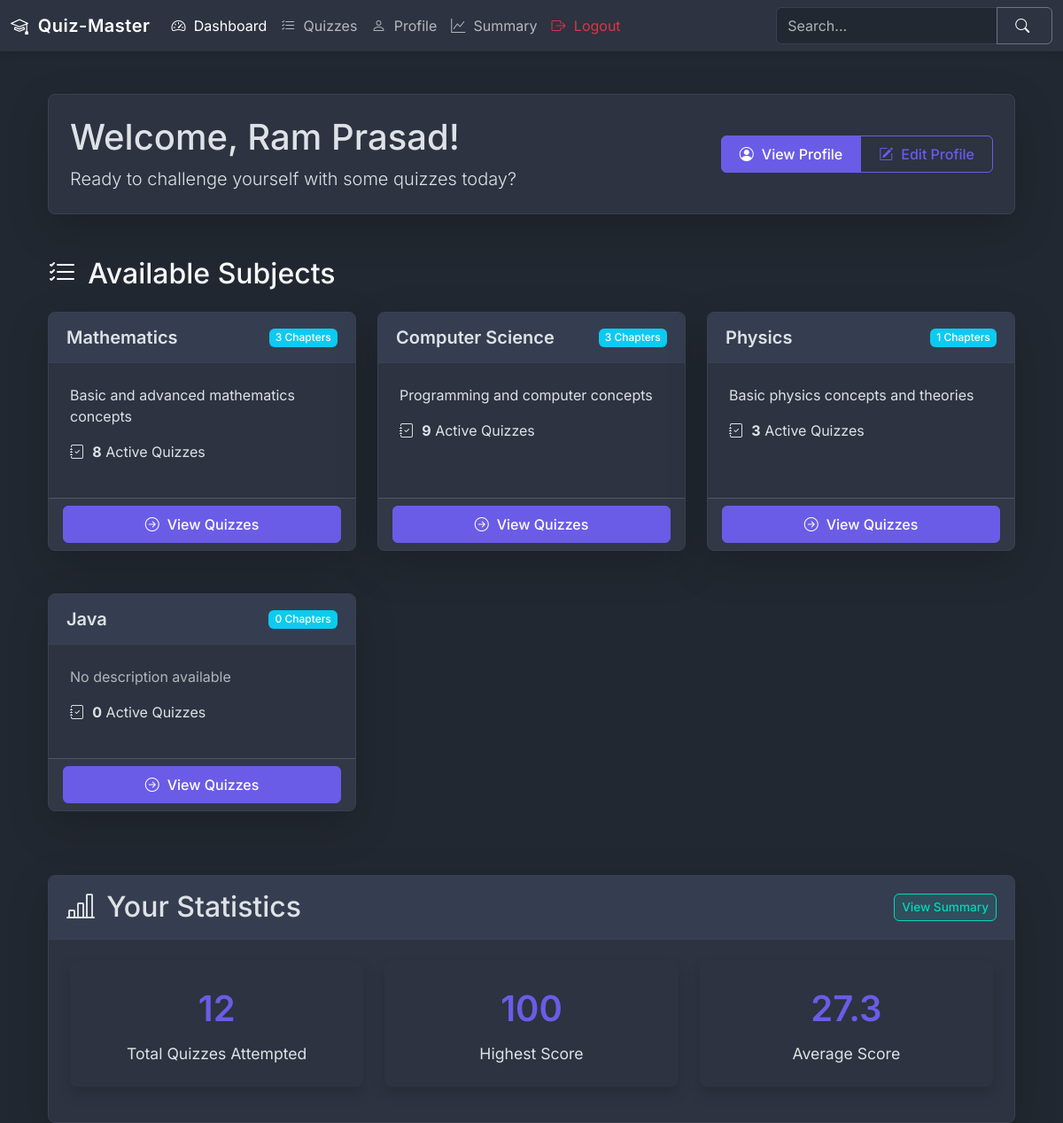
The page /dashboard (signed in) on the database its author committed.
### models.py (models this page shows)
class User(db.Model):
    id = db.Column(db.Integer, primary_key=True)
    email = db.Column(db.String(30), unique=True, nullable=False)
    password = db.Column(db.String(256), nullable=False)
    fullName = db.Column(db.String(50))
    qualification = db.Column(db.String(50))
    dob = db.Column(db.DateTime)
    created_at = db.Column(db.DateTime, default=datetime.now(timezone.utc))
    quiz_attempts = db.relationship('QuizAttempt', backref='user', lazy=True)
    scores = db.relationship('Score', backref='user', lazy=True)

class Subject(db.Model):
    id = db.Column(db.Integer, primary_key=True)
    name = db.Column(db.String(50), unique=True, nullable=False, index=True)
    description = db.Column(db.Text)
    created_at = db.Column(db.DateTime, default=datetime.now(timezone.utc))
    updated_at = db.Column(db.DateTime, default=datetime.now(timezone.utc), onupdate=datetime.now(timezone.utc))
    chapters = db.relationship('Chapter', backref='subject', lazy=True)

### routes/user_routes.py (the view)
@app.route('/dashboard')
@login_required
def dashboard():
    user_id = session.get('user_id')
    user = User.query.get(user_id)
    now = datetime.now(timezone.utc)
    subjects = Subject.query.all()
    subject_quiz_counts = {}
    for subject in subjects:
        subject.chapters = Chapter.query.filter_by(subject_id=subject.id).all()
        active_quiz_count = 0
        for chapter in subject.chapters:
            chapter.quizzes = Quiz.query.filter_by(chapter_id=chapter.id).all()
            for quiz in chapter.quizzes:
                if quiz.start_date and quiz.start_date.tzinfo is None:
                    db.session.query(Quiz).filter_by(id=quiz.id).update({
                        'start_date': quiz.start_date.replace(tzinfo=timezone.utc)
                    })
                if quiz.end_date and quiz.end_date.tzinfo is None:
                    db.session.query(Quiz).filter_by(id=quiz.id).update({
                        'end_date': quiz.end_date.replace(tzinfo=timezone.utc)
                    })
                if quiz.is_active:
                    active_quiz_count += 1
            if any(quiz.start_date.tzinfo is None for quiz in chapter.quizzes if quiz.start_date) or \
               any(quiz.end_date.tzinfo is None for quiz in chapter.quizzes if quiz.end_date):
                db.session.commit()
                chapter.quizzes = Quiz.query.filter_by(chapter_id=chapter.id).all()
        subject_quiz_counts[subject.id] = active_quiz_count
    highest_score = db.session.query(db.func.max(Score.total_scored)).filter_by(user_id=user_id).scalar()
    average_score = db.session.query(db.func.avg(Score.total_scored)).filter_by(user_id=user_id).scalar()
    total_quizzes = QuizAttempt.query.filter_by(user_id=user_id).count()
    recent_scores = Score.query.filter_by(user_id=user_id)\
        .order_by(Score.created_at.desc())\
        .limit(5)\
        .all()
    recent_attempts = []
    for score in recent_scores:
        quiz = Quiz.query.get(score.quiz_id)
        if quiz:
            recent_attempts.append({
                'quiz_name': quiz.name,
                'score': float(score.total_scored),
                'passed': score.passed,
                'attempt_number': score.attempt_number,
                'date': score.created_at.strftime('%Y-%m-%d')
            })
    stats = {
        'total_quizzes': total_quizzes,
        'highest_score': highest_score,
        'average_score': average_score,
        'recent_attempts': recent_attempts
    }
    import json
    stats['recent_attempts'] = json.dumps(recent_attempts)
    return render_template('user/user_dashboard.html',
                          subjects=subjects,
                          user=user,
                          stats=stats,
                          subject_quiz_counts=subject_quiz_counts,
                          datetime=datetime,
                          timezone=timezone,
                          now=now)

### utils.py (called while the page is built)
def login_required(f):
    @wraps(f)
    def decorated_function(*args, **kwargs):
        if 'user_id' not in session:
            flash('Please login first!', 'danger')
            return redirect(url_for('login'))
        return f(*args, **kwargs)
    return decorated_function

### templates/user/user_dashboard.html (shortened to what this page needs)
{% extends 'base.html' %}
{% set active_dashboard = true %}
{% set active_subjects = false %}
{% set active_quizzes = false %}
{% set active_users = false %}
{% set active_login = false %}
{% set active_signup = false %}
{% block content %}
<div class="container mt-5">
    <div class="card shadow-lg mb-5">
        <div class="card-body p-4">
            <div class="row align-items-center">
                <div class="col-md-8">
                    <h1 class="mb-2">Welcome, {{user.fullName}}!</h1>
                    <p class="lead mb-0">Ready to challenge yourself with some quizzes today?</p>
                </div>
                <div class="col-md-4 text-md-end mt-3 mt-md-0">
                    <div class="btn-group">
                        <a href="{{ url_for('user_profile') }}" class="btn btn-primary">
                            <i class="bi bi-person-circle"></i> View Profile
                        </a>
                        <a href="{{ url_for('edit_profile') }}" class="btn btn-outline-primary">
                            <i class="bi bi-pencil-square"></i> Edit Profile
                        </a>
                    </div>
                </div>
            </div>
        </div>
    </div>
    {% if subjects %}
    <h2 class="mb-4"><i class="bi bi-list-check"></i> Available Subjects</h2>
    <div class="row g-4">
        {% for subject in subjects %}
        <div class="col-md-4 mb-4">
            <div class="card h-100 shadow-lg">
                <div class="card-header d-flex justify-content-between align-items-center">
                    <h3 class="card-title mb-0 fs-5">{{ subject.name }}</h3>
                    <span class="badge bg-info">{{ subject.chapters|length }} Chapters</span>
                </div>
                <div class="card-body">
                    {% if subject.description %}
                    <p>{{ subject.description }}</p>
                    {% else %}
                    <p class="text-muted">No description available</p>
                    {% endif %}
                    <div class="mt-3">
                        <p><i class="bi bi-journal-check"></i> <strong>{{ subject_quiz_counts[subject.id] }}</strong> Active Quizzes</p>
                    </div>
                </div>
                <div class="card-footer">
                    <a href="{{ url_for('user_quizzes', subject_id=subject.id) }}" class="btn btn-primary w-100">
                        <i class="bi bi-arrow-right-circle"></i> View Quizzes
                    </a>
                </div>
            </div>
        </div>
        {% endfor %}
    </div>
    {% else %}
    <div class="alert alert-info mb-5 text-center">
        <h3><i class="bi bi-info-circle"></i> No subjects available at the moment</h3>
        <p>Check back later for new content!</p>
    </div>
    {% endif %}
    <div class="card shadow-lg mt-5">
        <div class="card-header d-flex justify-content-between align-items-center">
            <h2 class="mb-0"><i class="bi bi-bar-chart-line"></i> Your Statistics</h2>
            <a href="{{ url_for('user_summary') }}" class="btn btn-sm action-btn action-btn-add">View Summary</a>
        </div>
        <div class="card-body p-4">
            <div class="row">
                <div class="col-md-4 mb-3">
                    <div class="card stat-card h-100 border-0 shadow">
                        <div class="stat-value">{{ stats.total_quizzes or 0 }}</div>
                        <div class="stat-label">Total Quizzes Attempted</div>
                    </div>
                </div>
                <div class="col-md-4 mb-3">
                    <div class="card stat-card h-100 border-0 shadow">
                        <div class="stat-value">{{ stats.highest_score or 'N/A' }}</div>
                        <div class="stat-label">Highest Score</div>
                    </div>
                </div>
                <div class="col-md-4 mb-3">
                    <div class="card stat-card h-100 border-0 shadow">
                        <div class="stat-value">{{ "%.1f"|format(stats.average_score or 0) }}</div>
                        <div class="stat-label">Average Score</div>
                    </div>
                </div>
            </div>
        </div>
    </div>
</div>
{% endblock %}

### static/css/style.css (style rules this page uses)
:root { --primary-color: #6b5ce7; --primary-light: rgba(107, 92, 231, 0.1); --secondary-color: #00d9bf; --secondary-light: rgba(0, 217, 191, 0.1); --danger-color: #ff6b6b; --danger-light: rgba(255, 107, 107, 0.1); --success-color: #2ecc71; --success-light: rgba(46, 204, 113, 0.1); --dark-bg: #222831; --card-bg: #2d3340; --card-header-bg: #353e50; --text-primary: #f8f9fa; --text-secondary: #b4b6bc; --text-muted: #999aa2; --border-color: #3a4151; }
body { font-family: 'Inter', 'Segoe UI', Roboto, Oxygen, Ubuntu, Cantarell, 'Open Sans', 'Helvetica Neue', sans-serif; background-color: var(--dark-bg); color: var(--text-primary); }
.card { background-color: var(--card-bg); border: 1px solid var(--border-color); box-shadow: 0 4px 12px rgba(0, 0, 0, 0.1); transition: transform 0.2s, box-shadow 0.2s; border-radius: 8px; overflow: hidden; }
.card-header { background-color: var(--card-header-bg); border-bottom: 1px solid var(--border-color); padding: 1rem 1.25rem; }
.card-body { padding: 1.5rem; }
.card-title { font-weight: 600; margin-bottom: 1rem; }
.btn { border-radius: 6px; font-weight: 500; padding: 0.5rem 1.25rem; transition: all 0.2s; }
.btn-primary { background-color: var(--primary-color); border-color: var(--primary-color); }
.btn-outline-primary { color: var(--primary-color); border-color: var(--primary-color); }
.bi { margin-right: 0.3rem; }
.action-btn { padding: 0.25rem 0.5rem; font-size: 0.85rem; }
.action-btn-add { color: var(--secondary-color); background-color: var(--secondary-light); border: 1px solid var(--secondary-color); }
.badge { padding: 0.4em 0.6em; font-weight: 500; }
.stat-card { text-align: center; padding: 1.5rem; }
.stat-value { font-size: 2.5rem; font-weight: 600; color: var(--primary-color); }
.stat-label { font-size: 1.1rem; color: var (--text-secondary); margin-top: 0.5rem; }

### rows shown on the page
User: fullName "Ram Prasad"
Subject: name "Mathematics", chapters|length "3", description "Basic and advanced mathematics concepts", subject_quiz_counts "8"
Subject: name "Computer Science", chapters|length "3", description "Programming and computer concepts", subject_quiz_counts "9"
Subject: name "Physics", chapters|length "1", description "Basic physics concepts and theories", id "3"
Subject: name "Java", chapters|length "0", description "No description available", subject_quiz_counts "0"

### other values the page prints
{{ stats.total_quizzes or 0 }} "12"
{{ stats.highest_score or 'N/A' }} "100"
{{ "%.1f"|format(stats.average_score or 0) }} "27.3"
